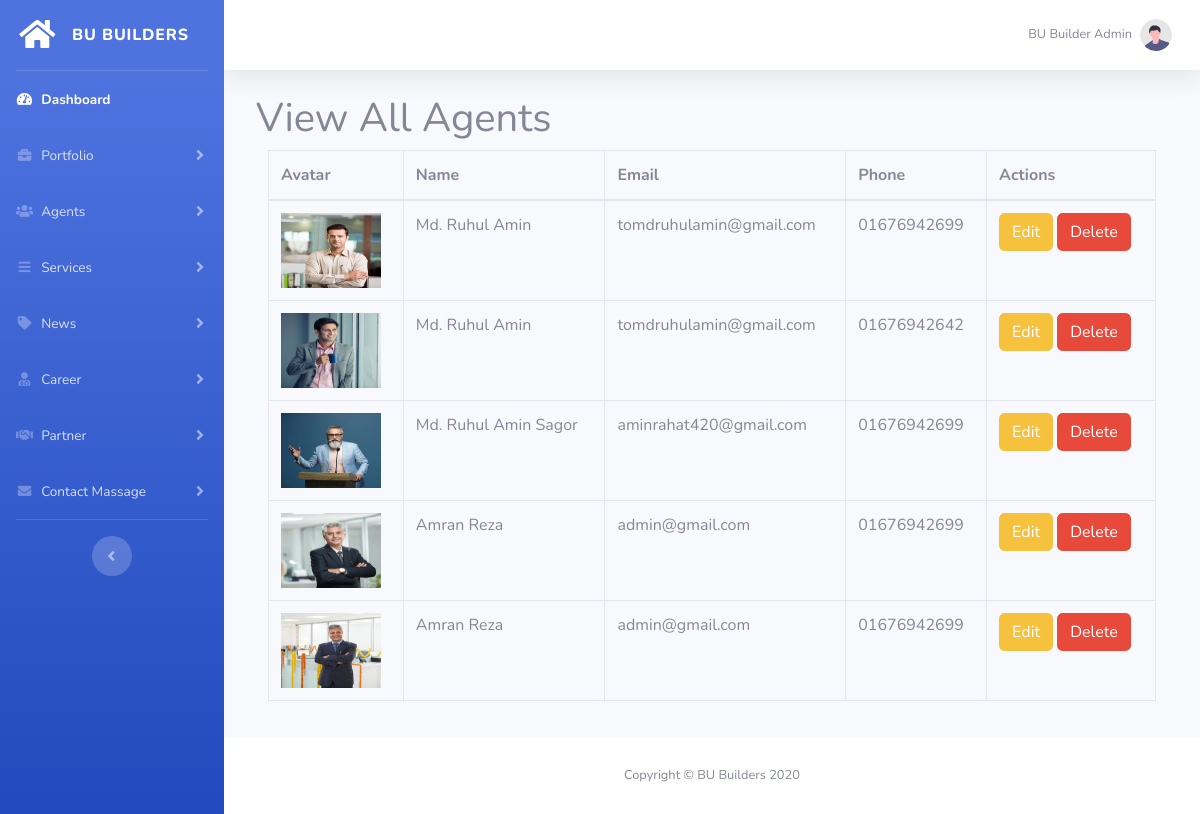
/admin/view_agent.php, run on the app's committed database.
### tables this page shows
CREATE TABLE `agent` (
  `id` int(11) NOT NULL,
  `name` varchar(128) NOT NULL,
  `email` varchar(255) NOT NULL,
  `phone` varchar(15) NOT NULL,
  `image` varchar(255) NOT NULL,
  `fb_link` varchar(255) NOT NULL,
  `tw_link` varchar(255) NOT NULL,
  `ins_link` varchar(255) NOT NULL,
  `created_at` timestamp NOT NULL DEFAULT current_timestamp()
);

### admin/view_agent.php (the view)
<?php include 'templete/header.php'; ?>
<?php
    $sql_agent_query = "SELECT * FROM agent";
    $sql_agent_result = $conn->query($sql_agent_query);
?>
<div class="container-fluid">
    <div style="margin: 20px;" class="row">
        <div class="row">
            <h1>View All Agents</h1>
        </div>
        <table class="table table-bordered">
            <thead>
              <tr>
                <th>Avatar</th>
                <th>Name</th>
                <th>Email</th>
                <th>Phone</th>
                <th>Actions</th>
              </tr>
            </thead>
            <tbody>
                <?php
                    if($sql_agent_result->num_rows > 0) {
                       while($rows_of_agent = $sql_agent_result->fetch_assoc()) {
                ?>
                <tr>
                  <td><img style="width: 100px; height: 75px;" src="upload/agent/<?php echo $rows_of_agent['image']; ?>" alt="No Preview" /></td>
                  <td><?php echo $rows_of_agent['name']; ?></td>
                  <td><?php echo $rows_of_agent['email']; ?></td>
                  <td><?php echo $rows_of_agent['phone']; ?></td>
                  <td>
                      <a href="edit_agent.php?agent_id=<?php echo $rows_of_agent['id']; ?>" class="btn btn-warning">Edit</a>
                      <a href="delete_agent.php?agent_id=<?php echo $rows_of_agent['id']; ?>" onclick="return alert('Are you sure wish to delete it ?')" class="btn btn-danger">Delete</a>
                  </td>
                </tr>
                <?php
                    } } else {
                        echo "No Data Found !";
                    }
                ?>
            </tbody>
        </table>
    </div>
</div>
</div>
<?php include 'templete/footer.php'; ?>

### data on the page
agent: image (picture), name "Md. Ruhul Amin", email "tomdruhulamin@gmail.com", phone "01676942699"
agent: image (picture), name "Md. Ruhul Amin", email "tomdruhulamin@gmail.com", phone "01676942642"
agent: image (picture), name "Md. Ruhul Amin Sagor", email "aminrahat420@gmail.com", phone "01676942699"
agent: image (picture), name "Amran Reza", email "admin@gmail.com", phone "01676942699"
agent: image (picture), name "Amran Reza", email "admin@gmail.com", phone "01676942699"
